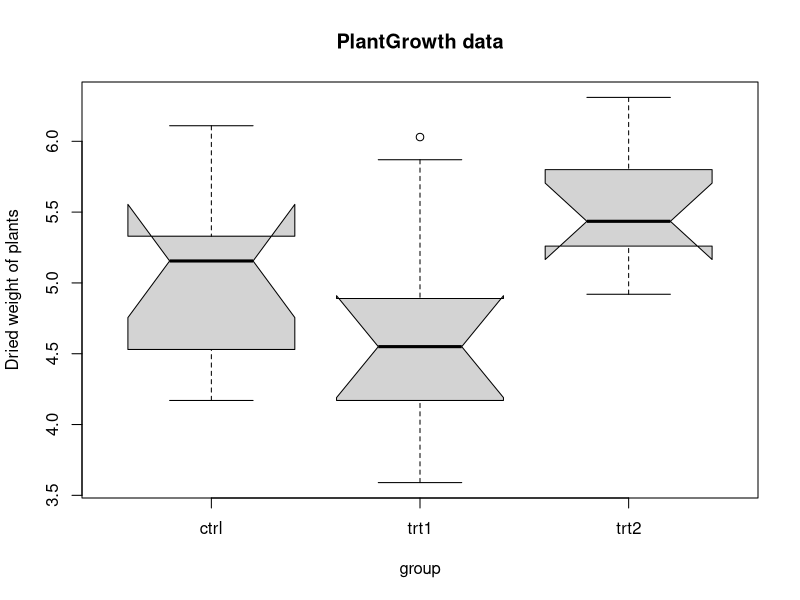
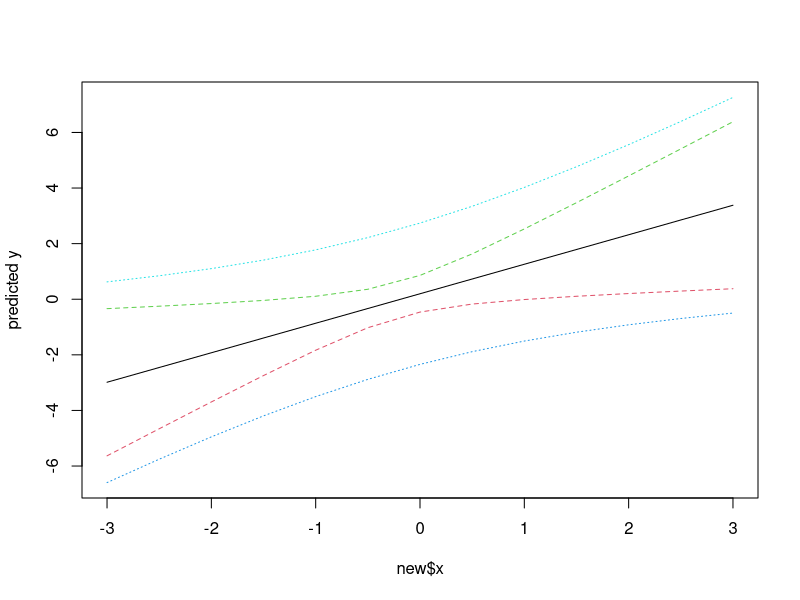

Write R code to recreate these figures, in order.
## ---- chunk 1
knitr::opts_chunk$set(
	echo = TRUE,
	message = FALSE,
	warning = FALSE
)
## ---- chunk 2
## Examples of specific questions ?

#  - For future farming technique for a specified plant which treatment condition gives the largest plant yields on average

#  - Which web-site design is most viewed by customers  ?

#  - What will the temperature be next Thurseday ?

#  - What will my fourth quarter sales in region C be ?
  
#  - Which viewers like the same types of movies?
  
#  - Which plant is in this image ?

#  - What will be the Share price next month ?

## ---- chunk 3
require(stats); require(graphics)
boxplot(weight ~ group, data = PlantGrowth, main = "PlantGrowth data",
        ylab = "Dried weight of plants", col = "lightgray",
        notch = TRUE, varwidth = TRUE)
anova(lm(weight ~ group, data = PlantGrowth))
## ---- chunk 4
## Predictions
x <- rnorm(15)
y <- x + rnorm(15)
predict(lm(y ~ x))
new <- data.frame(x = seq(-3, 3, 0.5))
predict(lm(y ~ x), new, se.fit = TRUE)
pred.w.plim <- predict(lm(y ~ x), new, interval = "prediction")
pred.w.clim <- predict(lm(y ~ x), new, interval = "confidence")
matplot(new$x, cbind(pred.w.clim, pred.w.plim[,-1]),
        lty = c(1,2,2,3,3), type = "l", ylab = "predicted y")

